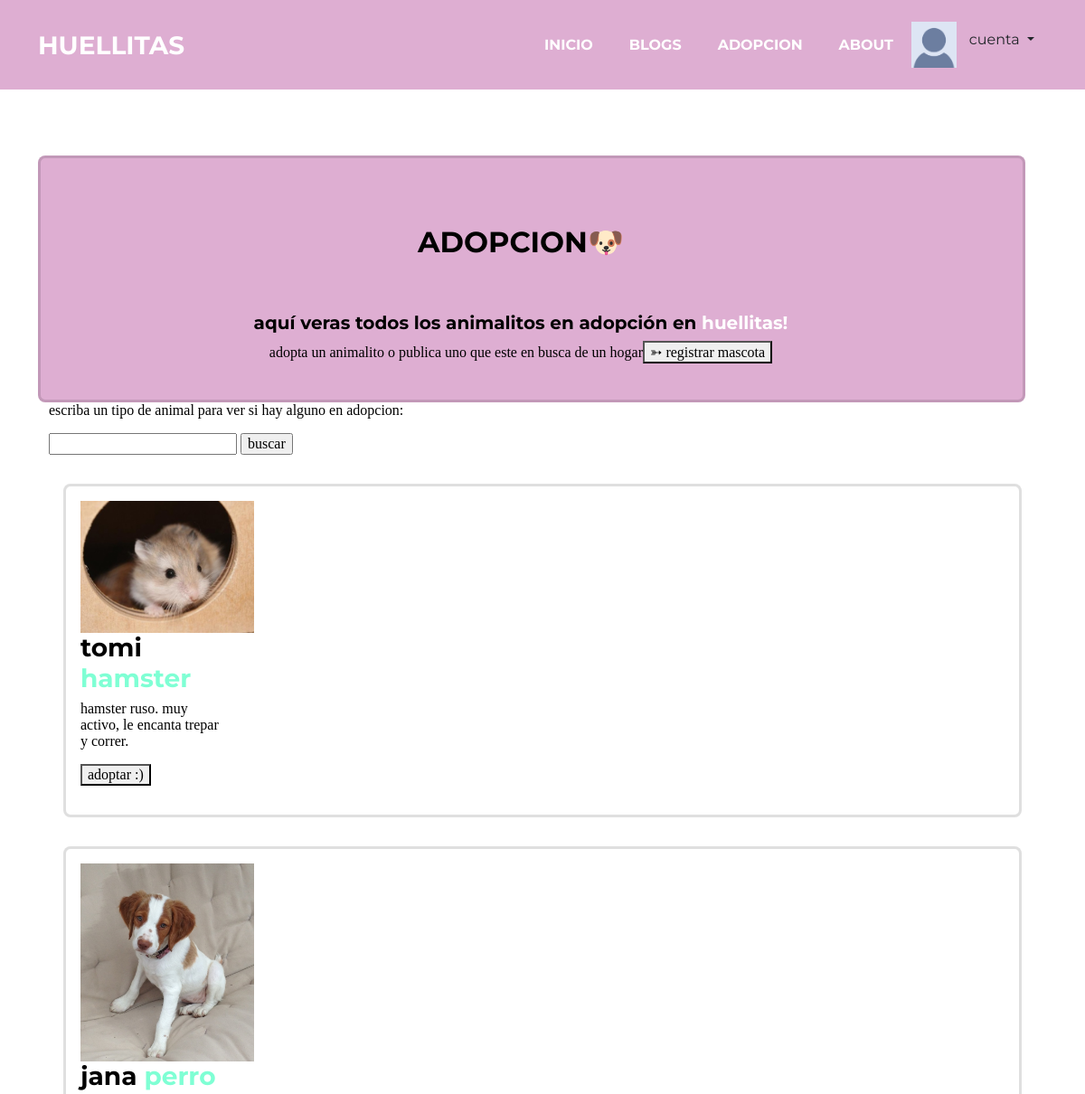
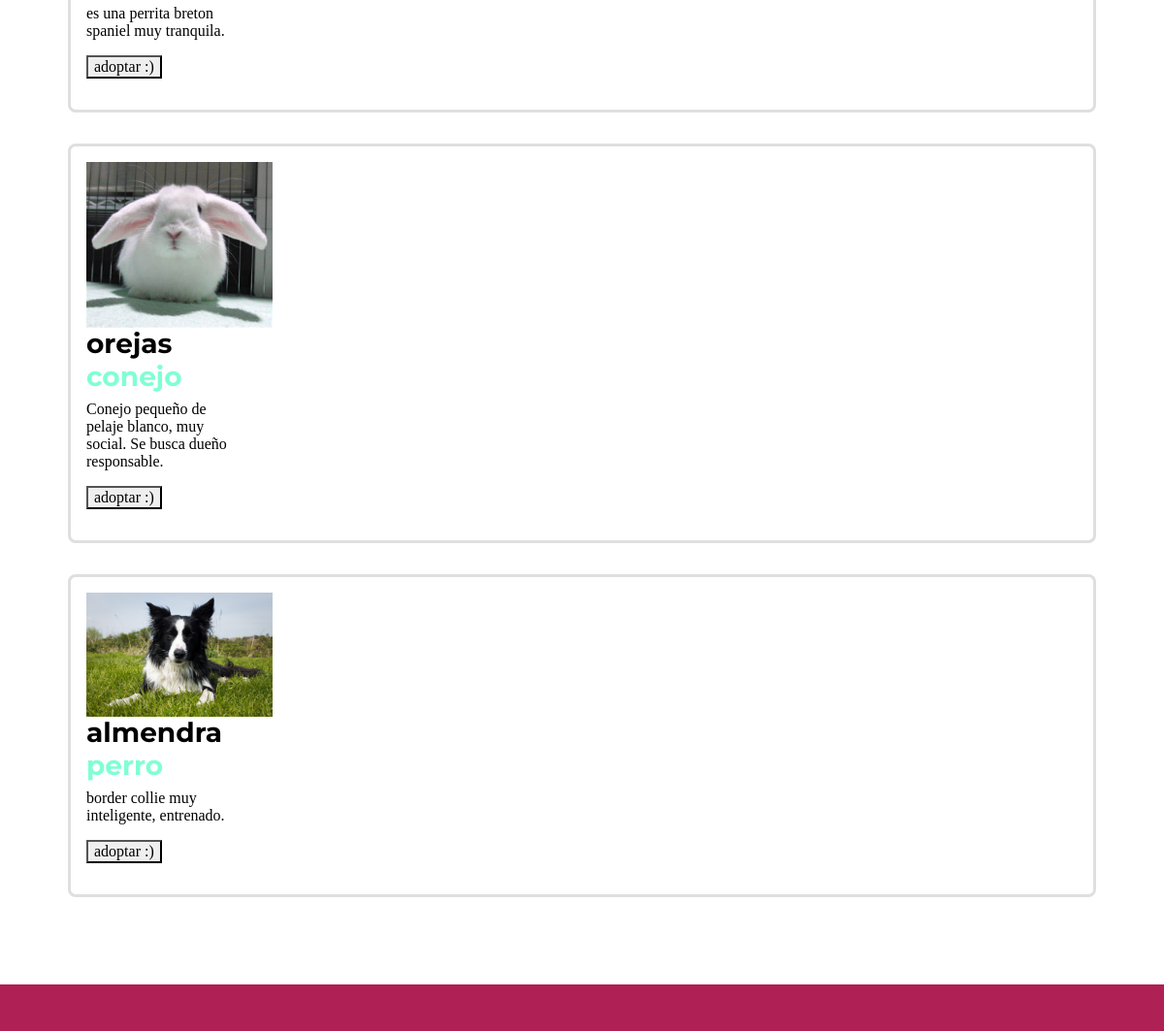
Page /animalitos/ (signed in) on the committed database (2 pictures, top to bottom).
### blog/models.py (models this page shows, shortened)
class animal(models.Model):
    nombre = models.CharField(max_length=64)
    edad= models.IntegerField()
    tipo_de_animal = models.CharField(max_length=200)
    curiosidades = models.TextField(null= True)
    imagen = models.ImageField(upload_to='animales', null = True, blank=True)
    email = models.EmailField(null = True)

### blog/views.py (the view)
# urls.py: path('animalitos/', views.animalitos, name="animalitos"),
def animalitos(request):
    animalitos = animal.objects.all()
    return render(request, 'animalitos.html', {
        'animalitos': animalitos
    })

### blog/templates/animalitos.html (shortened to what this page needs)
{% extends 'base.html' %}
{% load static %}
{% block content %}
<header class="row card bg-primary text-white text-center">
        <div class="row my-4 text-center">
    <h2 class="text-center text-uppercase">adopcion🐶</h2>
    <div class="text-center">    <h5>aquí veras todos los animalitos en adopción en <h style="color:white"> huellitas!</h></h5>
        <p>adopta un animalito o publica uno que este en busca de un hogar<a href="{% url 'registra tu mascota' %}"><button> ➳ registrar mascota </button></a></p>
    </div>
    </header>
<p> escriba un tipo de animal para ver si hay alguno en adopcion:
    <form action="buscar/" method="GET">
        <input typer="text" name="q" id="buscador">
        <input type="submit" value="buscar">
    </form>
</p>
{% for animal in animalitos %}
<div class="p-3">
    <div class="card card-body">
        <div class="row">
        <div class="col-3">
            {% if animal.imagen %}
            <img src="{{ animal.imagen.url }}" width="192px" height="192px" class="img-fluid">
            {% endif %}
            <div class="col-8">
            <h3>{{ animal.nombre }} <a style="color:aquamarine"> {{ animal.tipo_de_animal }}</a></h3>
            <p>{{ animal.curiosidades|striptags|truncatechars:100 }}</p>
            </div>
            <p>
                <a href="{% url 'adoptar' animal.id %}">
                <button>adoptar :)</button>
                </a>
            </p>
        </div>
        </div>
    </div>
</div>
{% endfor %}
{% endblock %}

### rows in the picture
animal: imagen (picture), nombre "tomi", tipo_de_animal "hamster", curiosidades "hamster ruso. muy activo, le encanta trepar y correr."
animal: imagen (picture), nombre "jana", tipo_de_animal "perro", curiosidades "es una perrita breton spaniel muy tranquila."
animal: imagen (picture), nombre "orejas", tipo_de_animal "conejo", curiosidades "Conejo pequeño de pelaje blanco, muy social. Se busca dueño responsable."
animal: imagen (picture), nombre "almendra", tipo_de_animal "perro", curiosidades "border collie muy inteligente, entrenado."
